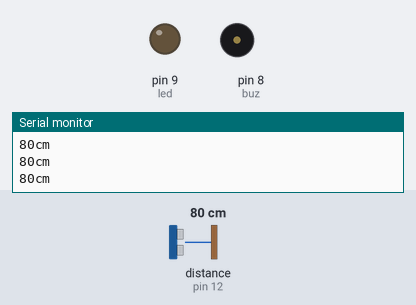
A sketch run on a simulated Arduino Uno, built with avr-gcc and run on an emulated ATmega328P. Parts: output pins drawn as LEDs (lit = HIGH), buzzer (waves = sounding, pin HIGH), the last lines printed to the serial monitor. The test bench sets the inputs (shaded band); at power-on: distance to the obstacle (sensor on pin 12) 80 cm. The echo pulse lasts 58.3 µs per cm.

Above: at 2.2 s.
2.3 s: distance to the obstacle (sensor on pin 12) set to 2 cm
At 3.1 s:
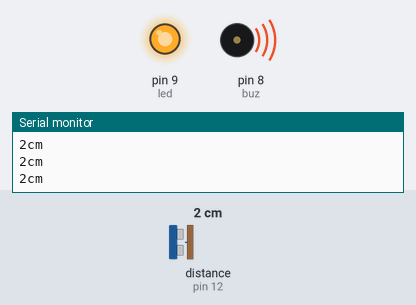
4.1 s: distance to the obstacle (sensor on pin 12) set to 18 cm
At 5.7 s:
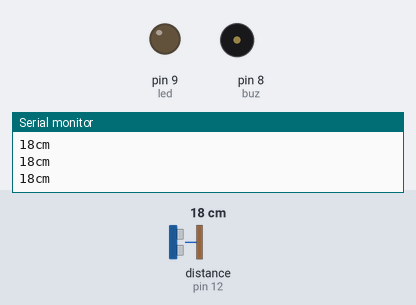
6.1 s: distance to the obstacle (sensor on pin 12) set to 4 cm
At 7.3 s:
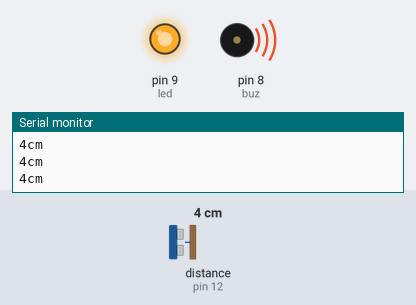
Timing chart, 0 to 9.1 s (numbered marks = the images above; inputs shaded):
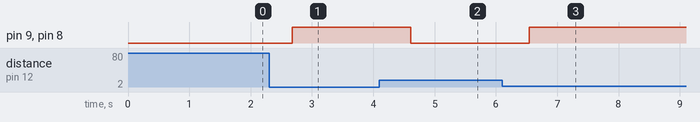

The sketch:

Arduino_sr04_buzzer.ino
```cpp
//www.elegoo.com
//2016.12.08
#include "SR04.h"
#define TRIG_PIN 12
#define ECHO_PIN 11
#define buz 8
#define led 9
SR04 sr04 = SR04(ECHO_PIN,TRIG_PIN);
long a;

void setup() {
   Serial.begin(9600);
   delay(1000);
   pinMode(buz, OUTPUT);
   pinMode(led, OUTPUT);
   digitalWrite(buz, LOW);
}

void loop() {
   a=sr04.Distance();
   Serial.print(a);
   Serial.println("cm");
   delay(250);

   while (a <= 15) {
    digitalWrite(buz, HIGH);
    digitalWrite(led, HIGH);
    break;
   }

   while (a >= 15) {
    digitalWrite(buz, LOW);
    digitalWrite(led, LOW);
    break;
   }
}
```

Measured:
- after the input at 2.3 s, pin 9 (led), pin 8 (buz): LOW → HIGH after 0.38 s
- after the input at 4.1 s, pin 9 (led), pin 8 (buz): HIGH → LOW after 0.51 s
- after the input at 6.1 s, pin 9 (led), pin 8 (buz): LOW → HIGH after 0.45 s
